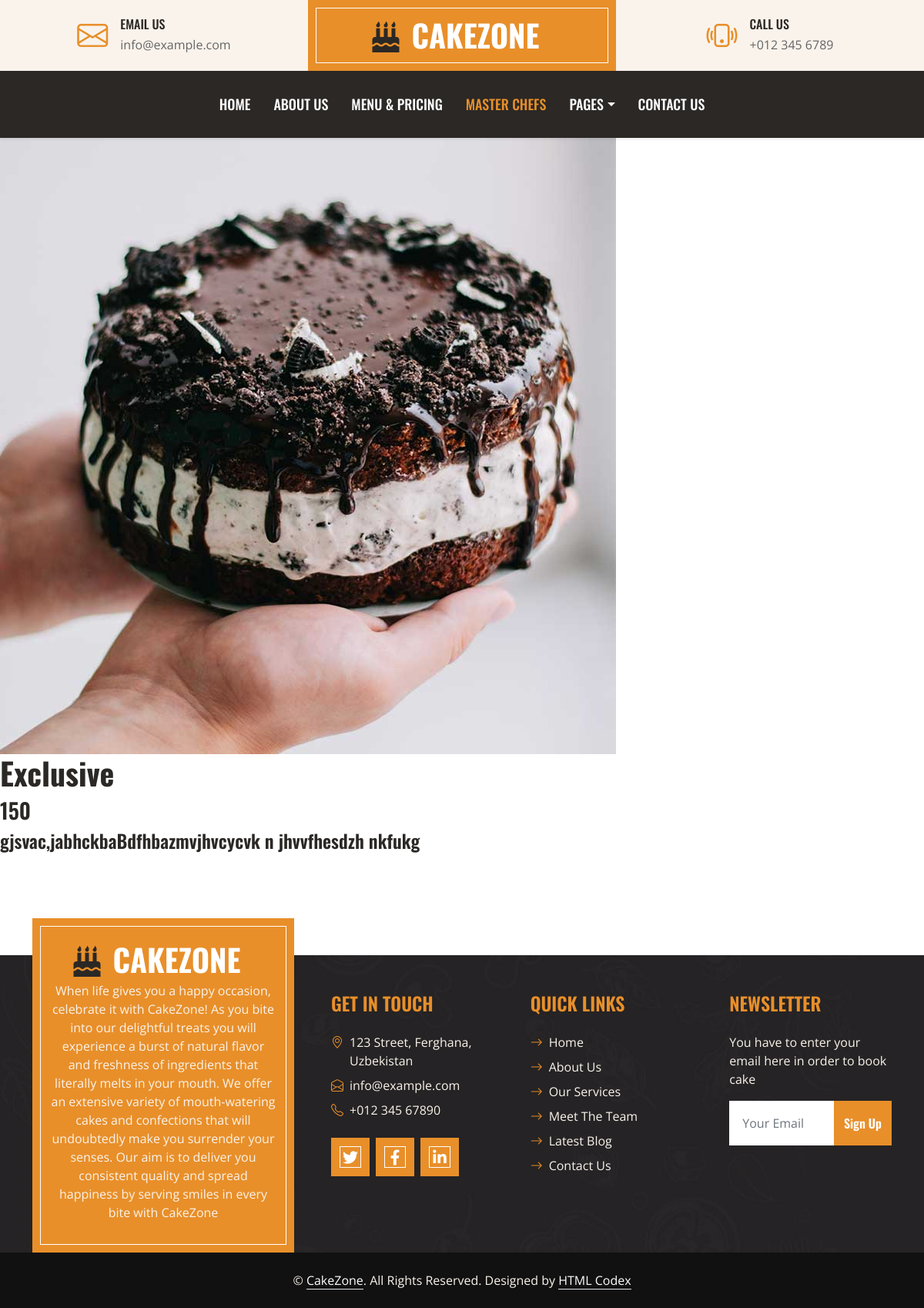
Page /custom/exclusive/ on the committed database.
### logic/models.py (models this page shows, shortened)
class Custom(models.Model):
    name = models.CharField(max_length=250)
    cost = models.IntegerField()
    bio = models.TextField()
    img = models.ImageField(upload_to='index/img')
    slug = models.SlugField(max_length=200)

### logic/views.py (the view)
# urls.py: path('custom/<slug:custom>/', customdetailview, name="customdetail"),
def customdetailview(request, custom):
    custom = get_object_or_404(Custom, slug=custom)
    context = {
        "custom": custom,
    }
    return render(request, "custom/customdetail.html", context=context)

### templates/custom/customdetail.html
{% extends 'base.html' %}
{% load static %}
{% block content %}
<img src="{{custom.img.url}}">
<h1>{{custom.name}}</h1>
<h3>{{custom.cost}}</h3>
<h4>{{custom.bio}}</h4>
{% endblock content %}

### static/css/style.css (style rules this page uses)
:root { --primary: #E88F2A; --secondary: #FAF3EB; --light: #FFFFFF; --dark: #2B2825; }
h1, h2, .font-weight-bold { font-weight: 700 !important; }
h3, h4, .font-weight-semi-bold { font-weight: 600 !important; }

### rows in the picture
Custom: img (picture), name "Exclusive", cost "150", bio "gjsvac,jabhckbaBdfhbazmvjhvcycvk n jhvvfhesdzh nkfukg"
